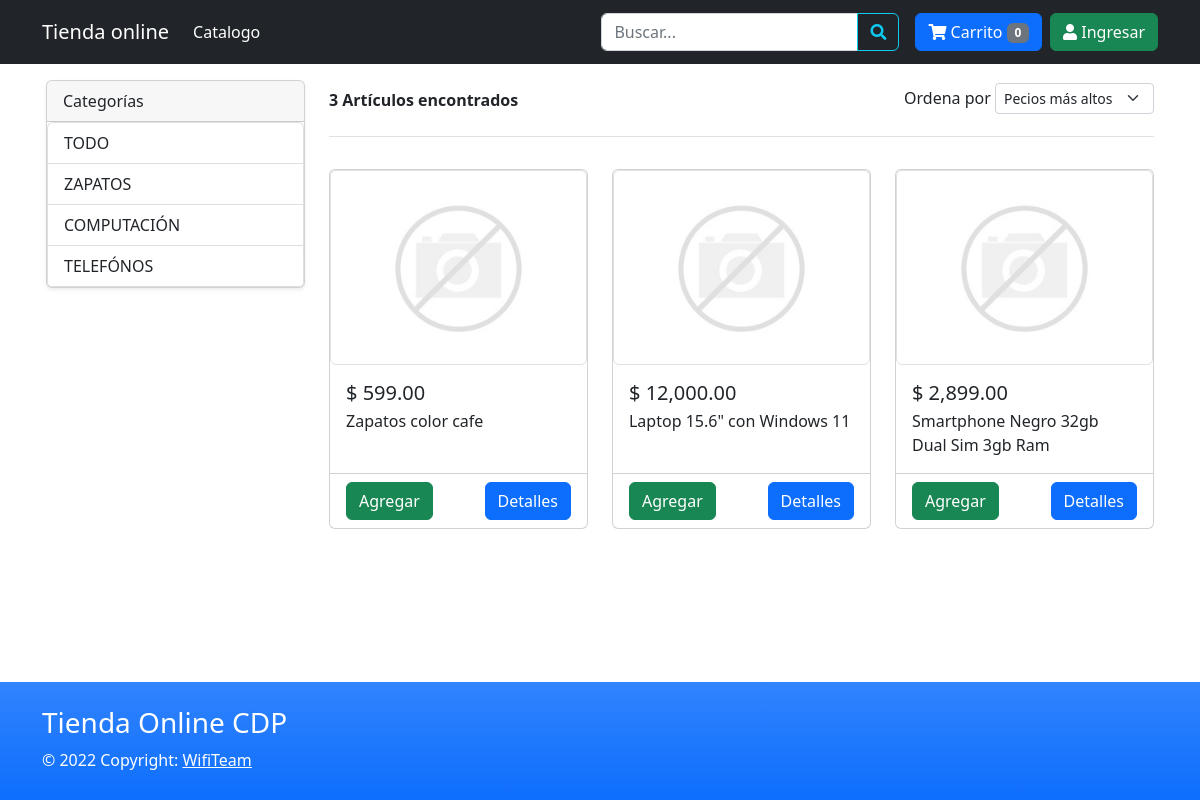
/tienda_online/index.php, run on the app's committed database.
### tables this page shows
CREATE TABLE `categorias` (
  `id` int NOT NULL,
  `nombre` varchar(50) NOT NULL,
  `activo` tinyint NOT NULL DEFAULT '1'
);

CREATE TABLE `productos` (
  `id` int NOT NULL,
  `slug` varchar(120) NOT NULL,
  `nombre` varchar(200) NOT NULL,
  `descripcion` mediumtext NOT NULL,
  `precio` decimal(10,2) NOT NULL,
  `descuento` tinyint NOT NULL DEFAULT '0',
  `stock` int NOT NULL DEFAULT '0',
  `id_categoria` int NOT NULL,
  `activo` int NOT NULL
);

### tienda_online/config/config.php (called while the page is built, shortened)
<?php
$num_cart = 0;

### tienda_online/index.php (the view, shortened to what this page needs)
<?php
require 'config/config.php';
$db = new Database();
$con = $db->conectar();
$idCategoria = $_GET['cat'] ?? '';
$orden = $_GET['orden'] ?? '';
$params = [];
$sql = "SELECT id, slug, nombre, precio FROM productos WHERE activo=1";
$query = $con->prepare($sql);
$query->execute($params);
$resultado = $query->fetchAll(PDO::FETCH_ASSOC);
$totalRegistros = count($resultado);
$categoriaSql = $con->prepare("SELECT id, nombre FROM categorias WHERE activo=1");
$categoriaSql->execute();
$categorias = $categoriaSql->fetchAll(PDO::FETCH_ASSOC);
?>
<!DOCTYPE html>
<html lang="es" class="h-100">
<head>
    <link href="css/bootstrap.min.css" rel="stylesheet">
    <link href="css/all.min.css" rel="stylesheet">
    <link href="css/estilos.css" rel="stylesheet">
</head>
<body class="d-flex flex-column h-100">
    <?php include 'menu.php'; ?>
    <main class="flex-shrink-0">
        <div class="container p-3">
            <div class="row">
                <div class="col-12 col-md-3 col-lg-3">
                    <div class="card shadow-sm">
                        <div class="card-header">
                            Categorías
                        </div>
                        <div class="list-group">
                            <a href="index.php" class="list-group-item list-group-item-action">TODO</a>
                            <?php foreach ($categorias as $categoria) { ?>
                                <a href="index.php?cat=<?php echo $categoria['id']; ?>" class="list-group-item list-group-item-action <?php echo ($categoria['id'] == $idCategoria) ? 'active' : ''; ?>">
                                    <?php echo $categoria['nombre']; ?>
                                </a>
                            <?php } ?>
                        </div>
                    </div>
                </div>
                <div class="col-12 col-md-9 col-lg-9">
                    <header class="d-sm-flex align-items-center border-bottom mb-4 pb-3">
                        <strong class="d-block py-2"><?php echo $totalRegistros; ?> Artículos encontrados </strong>
                        <div class="ms-auto">
                            <form action="index.php" id="ordenForm" method="get" onchange="submitForm()">
                                <label for="cbx-orden" class="form-label">Ordena por</label>
                                <select class="form-select d-inline-block w-auto pt-1 form-select-sm" name="orden" id="orden">
                                    <option value="precio_alto" <?php echo ($orden === 'precio_alto') ? 'selected' : ''; ?>>Pecios más altos</option>
                                </select>
                            </form>
                        </div>
                    </header>
                    <div class="row">
                        <?php foreach ($resultado as $row) { ?>
                            <div class="col-lg-4 col-md-6 col-sm-6 d-flex">
                                <div class="card w-100 my-2 shadow-2-strong">
                                    <?php
                                    $id = $row['id'];
                                    $imagen = "images/productos/$id/principal.jpg";
                                    if (!file_exists($imagen)) {
                                        $imagen = "images/no-photo.jpg";
                                    }
                                    ?>
                                    <a href="details/<?php echo $row['slug']; ?>">
                                        <img src="<?php echo $imagen; ?>" class="img-thumbnail" style="max-height: 300px">
                                    </a>
                                    <div class="card-body d-flex flex-column">
                                        <div class="d-flex flex-row">
                                            <h5 class="mb-1 me-1"><?php echo MONEDA . ' ' . number_format($row['precio'], 2, '.', ','); ?></h5>
                                        </div>
                                        <p class="card-text"><?php echo $row['nombre']; ?></p>
                                    </div>
                                    <div class="card-footer bg-transparent">
                                        <div class="d-flex justify-content-between align-items-center">
                                            <a class="btn btn-success" onClick="addProducto(<?php echo $row['id']; ?>)">Agregar</a>
                                            <div class="btn-group">
                                                <a href="details/<?php echo $row['slug']; ?>" class="btn btn-primary">Detalles</a>
                                            </div>
                                        </div>
                                    </div>
                                </div>
                            </div>
                        <?php } ?>
                    </div>
                </div>
            </div>
        </div>
    </main>
    <?php include 'footer.php'; ?>
</body>
</html>

### tienda_online/menu.php (shortened to what this page needs)
<header>
    <nav class="navbar navbar-expand-lg navbar-dark bg-dark">
        <div class="container my-1">
            <a class="navbar-brand" href="index.php">Tienda online</a>
            <div class="collapse navbar-collapse" id="navBarTop">
                <ul class="navbar-nav me-auto mb-2 mb-lg-0">
                    <li class="nav-item">
                        <a class="nav-link active" href="index.php">Catalogo</a>
                    </li>
                </ul>
                <form method="get" action="index.php" autocomplete="off">
                    <div class="input-group pe-3">
                        <input type="text" name="q" class="form-control" placeholder="Buscar..." aria-describedby="icon-buscar">
                        <button class="btn btn-outline-info" type="submit" id="icon-buscar">
                            <i class="fas fa-search"></i>
                        </button>
                    </div>
                </form>
                <a href="checkout.php" class="btn btn-primary me-2">
                    <i class="fas fa-shopping-cart"></i> Carrito <span id="num_cart" class="badge bg-secondary"><?php echo $num_cart; ?></span>
                </a>
                <?php if (isset($_SESSION['user_id'])) { ?>
                    <div class="dropdown">
                        <button class="btn btn-success dropdown-toggle" type="button" id="btn_session" data-bs-toggle="dropdown" aria-expanded="false">
                            <i class="fas fa-user"></i> &nbsp; <?php echo $_SESSION['user_name']; ?>
                        </button>
                        <ul class="dropdown-menu" aria-labelledby="btn_session">
                            <li><a class="dropdown-item" href="compras.php">Mis compras</a></li>
                            <li><a class="dropdown-item" href="logout.php">Cerrar sesión</a></li>
                        </ul>
                    </div>
                <?php } else { ?>
                    <a href="login.php" class="btn btn-success">
                        <i class="fas fa-user"></i> Ingresar
                    </a>
                <?php } ?>
            </div>
        </div>
    </nav>
</header>

### tienda_online/footer.php
<footer class="footer text-lg-start bg-primary bg-gradient mt-auto">
    <div class="container text-md-start pt-2 pb-1">
        <div class="row mt-3">
            <div class="col-12 col-lg-3 col-sm-12 mb-2">
                <p class="text-white h3">
                    Tienda Online CDP
                </p>
                <p class="mt-1 text-white">
                    &copy; 2022 Copyright: <a href="#" target="_blank" class="text-white">WifiTeam</a>
                </p>
            </div>
        </div>
    </div>
</footer>

### tienda_online/css/estilos.css (style rules this page uses)
main>.container { padding: 30px 0; }

### data on the page
categorias: nombre "ZAPATOS"
categorias: nombre "COMPUTACIÓN"
categorias: nombre "TELEFÓNOS"
productos: precio "599.00", nombre "Zapatos color cafe"
productos: precio "12,000.00", nombre "Laptop 15.6\" con Windows 11"
productos: precio "2,899.00", nombre "Smartphone Negro 32gb Dual Sim 3gb Ram"

### other printed values
$num_cart "0"
$totalRegistros "3"
